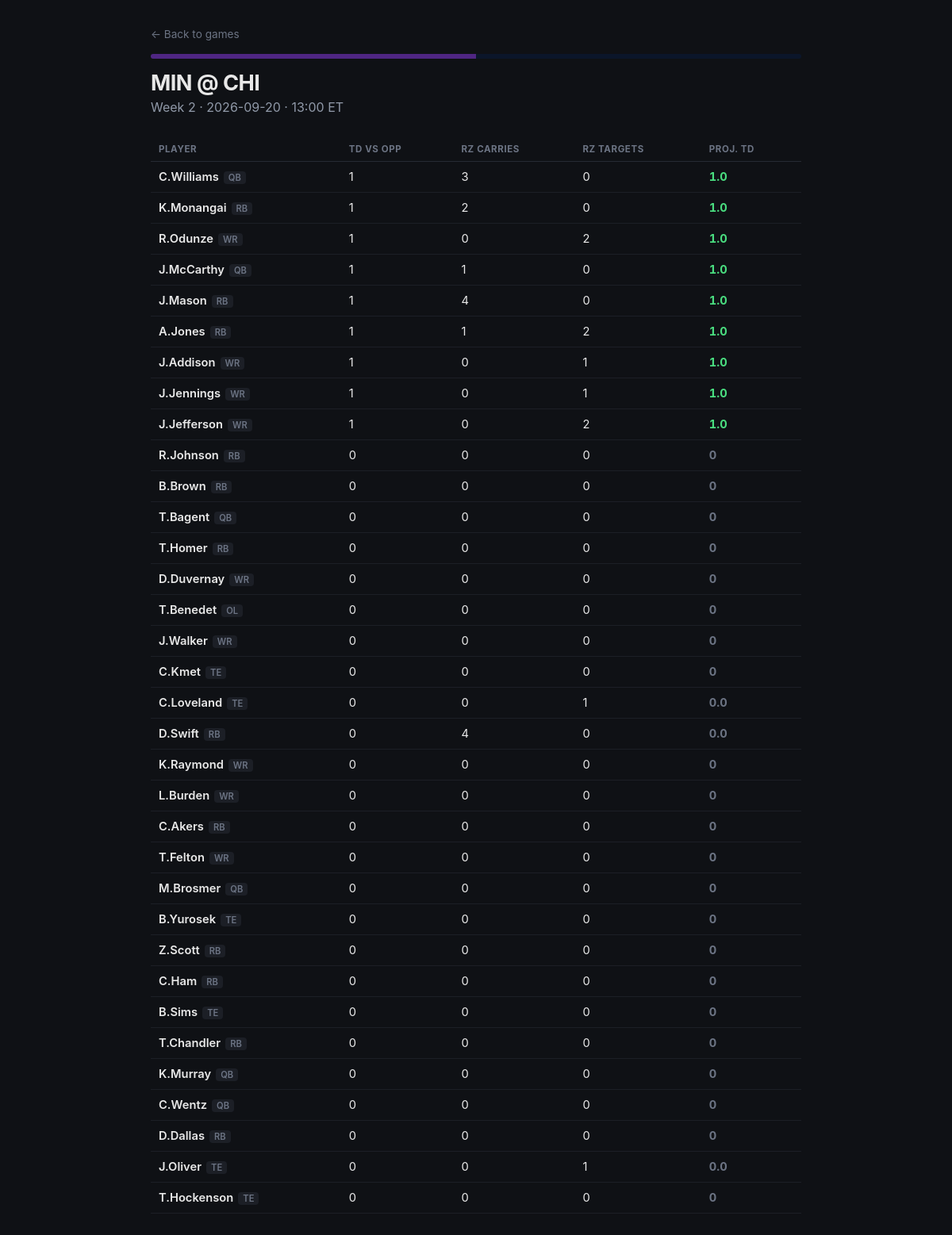
/game/2026_02_MIN_CHI, run on the app's committed database.
### tables this page shows
CREATE TABLE "schedule" (
"game_id" TEXT,
  "season" INTEGER,
  "week" INTEGER,
  "game_type" TEXT,
  "gameday" TEXT,
  "weekday" TEXT,
  "gametime" TEXT,
  "away_team" TEXT,
  "home_team" TEXT,
  "away_score" REAL,
  "home_score" REAL
);

CREATE TABLE "player_current_team" (
"player_id" TEXT,
  "player_name" TEXT,
  "current_team" TEXT,
  "position" TEXT
);

### app.py (the view)
@app.route("/game/<game_id>")
def game_detail(game_id):
    conn = get_connection()
    game_row = pd.read_sql("SELECT * FROM schedule WHERE game_id = ?", conn, params=(game_id,))
    if game_row.empty:
        conn.close()
        abort(404)
    game = game_row.iloc[0].to_dict()
    home_team = game["home_team"]
    away_team = game["away_team"]
    home_roster = get_team_roster(home_team, conn)
    away_roster = get_team_roster(away_team, conn)
    players = []
    for p in home_roster:
        players.append(get_player_projection(p["player_id"], p["player_name"], p["position"], away_team, conn))
    for p in away_roster:
        players.append(get_player_projection(p["player_id"], p["player_name"], p["position"], home_team, conn))
    conn.close()
    players.sort(key=lambda x: x["total_proj"], reverse=True)
    return render_template(
        "game.html",
        game=game,
        players=players,
        home_color=TEAM_COLORS.get(home_team, "#333"),
        away_color=TEAM_COLORS.get(away_team, "#333"),
    )

### app.py (called while the page is built)
def get_connection():
    return sqlite3.connect(DB_PATH)

def get_team_roster(team, conn):
    roster = pd.read_sql(
        "SELECT player_id, player_name, position FROM player_current_team WHERE current_team = ?",
        conn, params=(team,)
    )
    return roster.to_dict("records")

### templates/game.html (shortened to what this page needs)
<!DOCTYPE html>
<html lang="en">
<head>
</head>
<body>
  <div class="wrap">
    <a class="back" href="/">&larr; Back to games</a>
    <div class="header-bar">
      <span style="background: {{ away_color }};"></span>
      <span style="background: {{ home_color }};"></span>
    </div>
    <h1>{{ game.away_team }} @ {{ game.home_team }}</h1>
    <p class="meta">Week {{ game.week }} &middot; {{ game.gameday }} &middot; {{ game.gametime }} ET</p>
    {% if players|length == 0 %}
      <div class="empty">No player data found for these teams yet.</div>
    {% else %}
    <table>
      <tr>
        <th>Player</th>
        <th>TD vs Opp</th>
        <th>RZ Carries</th>
        <th>RZ Targets</th>
        <th>Proj. TD</th>
      </tr>
      {% for p in players %}
      <tr>
        <td class="player-name">{{ p.player }}<span class="pos-tag">{{ p.position }}</span></td>
        <td>{{ p.rush_td + p.rec_td }}</td>
        <td>{{ p.rz_rush_att }}</td>
        <td>{{ p.rz_targets }}</td>
        <td class="proj-cell {% if p.total_proj >= 0.5 %}proj-high{% elif p.total_proj > 0 %}proj-mid{% else %}proj-low{% endif %}">
          {{ p.total_proj }}
        </td>
      </tr>
      {% endfor %}
    </table>
    {% endif %}
  </div>
</body>
</html>

### templates/game.html (style rules this page uses)
* { box-sizing: border-box; }
body { font-family: -apple-system, "Segoe UI", Arial, sans-serif; background: #0f1115; color: #e8e8e8; margin: 0; padding: 32px 24px 60px; }
.wrap { max-width: 820px; margin: 0 auto; }
a.back { color: #6c7484; text-decoration: none; font-size: 0.85rem; }
.header-bar { height: 6px; display: flex; border-radius: 4px; overflow: hidden; margin: 16px 0 14px; }
.header-bar span { flex: 1; }
h1 { font-size: 1.7rem; margin: 0 0 4px; letter-spacing: -0.02em; }
p.meta { color: #9099a8; margin-top: 0; margin-bottom: 28px; }
table { width: 100%; border-collapse: collapse; }
th { text-align: left; font-size: 0.72rem; text-transform: uppercase; letter-spacing: 0.05em; color: #6c7484; padding: 8px 10px; border-bottom: 1px solid #262a33; }
td { padding: 10px 10px; border-bottom: 1px solid #1c1f26; font-size: 0.92rem; }
.player-name { font-weight: 600; }
.pos-tag { display: inline-block; font-size: 0.7rem; color: #6c7484; background: #1c1f26; padding: 1px 6px; border-radius: 4px; margin-left: 6px; }
.proj-cell { font-weight: 700; font-variant-numeric: tabular-nums; }
.proj-high { color: #4ade80; }
.proj-low { color: #6c7484; }

### data on the page
schedule: away_team "MIN", home_team "CHI", week "2", gameday "2026-09-20", gametime "13:00"
player_current_team: player "C.Williams", position "QB", rush_td "1", rz_rush_att "3", rz_targets "0", total_proj "1.0"
player_current_team: player "K.Monangai", position "RB", rush_td "1", rz_rush_att "2", rz_targets "0", total_proj "1.0"
player_current_team: player "R.Odunze", position "WR", rush_td "1", rz_rush_att "0", rz_targets "2", total_proj "1.0"
player_current_team: player "J.McCarthy", position "QB", rush_td "1", rz_rush_att "1", rz_targets "0", total_proj "1.0"
player_current_team: player "J.Mason", position "RB", rush_td "1", rz_rush_att "4", rz_targets "0", total_proj "1.0"
player_current_team: player "A.Jones", position "RB", rush_td "1", rz_rush_att "1", rz_targets "2", total_proj "1.0"
player_current_team: player "J.Addison", position "WR", rush_td "1", rz_rush_att "0", rz_targets "1", total_proj "1.0"
player_current_team: player "J.Jennings", position "WR", rush_td "1", rz_rush_att "0", rz_targets "1", total_proj "1.0"
player_current_team: player "J.Jefferson", position "WR", rush_td "1", rz_rush_att "0", rz_targets "2", total_proj "1.0"
player_current_team: player "R.Johnson", position "RB", rush_td "0", rz_rush_att "0", rz_targets "0", total_proj "0"
player_current_team: player "B.Brown", position "RB", rush_td "0", rz_rush_att "0", rz_targets "0", total_proj "0"
player_current_team: player "T.Bagent", position "QB", rush_td "0", rz_rush_att "0", rz_targets "0", total_proj "0"
player_current_team: player "T.Homer", position "RB", rush_td "0", rz_rush_att "0", rz_targets "0", total_proj "0"
player_current_team: player "D.Duvernay", position "WR", rush_td "0", rz_rush_att "0", rz_targets "0", total_proj "0"
player_current_team: player "T.Benedet", position "OL", rush_td "0", rz_rush_att "0", rz_targets "0", total_proj "0"
player_current_team: player "J.Walker", position "WR", rush_td "0", rz_rush_att "0", rz_targets "0", total_proj "0"
player_current_team: player "C.Kmet", position "TE", rush_td "0", rz_rush_att "0", rz_targets "0", total_proj "0"
player_current_team: player "C.Loveland", position "TE", rush_td "0", rz_rush_att "0", rz_targets "1", total_proj "0.0"
player_current_team: player "D.Swift", position "RB", rush_td "0", rz_rush_att "4", rz_targets "0", total_proj "0.0"
player_current_team: player "K.Raymond", position "WR", rush_td "0", rz_rush_att "0", rz_targets "0", total_proj "0"
player_current_team: player "L.Burden", position "WR", rush_td "0", rz_rush_att "0", rz_targets "0", total_proj "0"
player_current_team: player "C.Akers", position "RB", rush_td "0", rz_rush_att "0", rz_targets "0", total_proj "0"
player_current_team: player "T.Felton", position "WR", rush_td "0", rz_rush_att "0", rz_targets "0", total_proj "0"
player_current_team: player "M.Brosmer", position "QB", rush_td "0", rz_rush_att "0", rz_targets "0", total_proj "0"
player_current_team: player "B.Yurosek", position "TE", rush_td "0", rz_rush_att "0", rz_targets "0", total_proj "0"
player_current_team: player "Z.Scott", position "RB", rush_td "0", rz_rush_att "0", rz_targets "0", total_proj "0"
player_current_team: player "C.Ham", position "RB", rush_td "0", rz_rush_att "0", rz_targets "0", total_proj "0"
player_current_team: player "B.Sims", position "TE", rush_td "0", rz_rush_att "0", rz_targets "0", total_proj "0"
player_current_team: player "T.Chandler", position "RB", rush_td "0", rz_rush_att "0", rz_targets "0", total_proj "0"
player_current_team: player "K.Murray", position "QB", rush_td "0", rz_rush_att "0", rz_targets "0", total_proj "0"
player_current_team: player "C.Wentz", position "QB", rush_td "0", rz_rush_att "0", rz_targets "0", total_proj "0"
player_current_team: player "D.Dallas", position "RB", rush_td "0", rz_rush_att "0", rz_targets "0", total_proj "0"
player_current_team: player "J.Oliver", position "TE", rush_td "0", rz_rush_att "0", rz_targets "1", total_proj "0.0"
player_current_team: player "T.Hockenson", position "TE", rush_td "0", rz_rush_att "0", rz_targets "0", total_proj "0"
